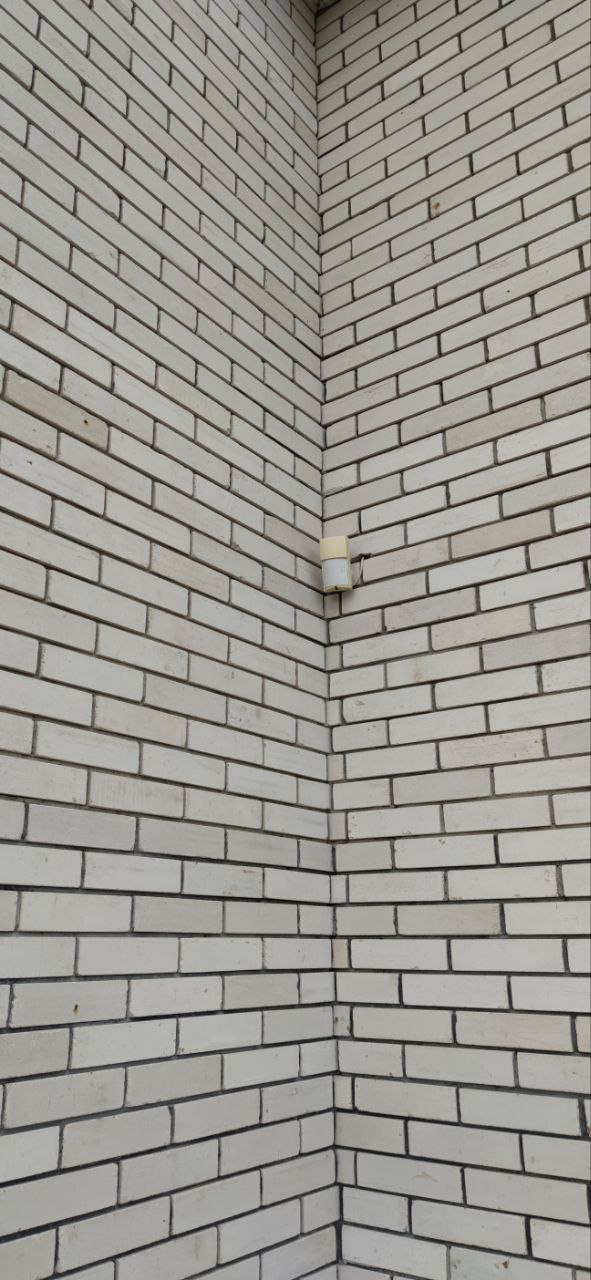
#> input picture Task-2/image/Bricks_2.jpg, 591 x 1280 px
$ jupyter execute 'test-2(2).ipynb'
#> lines starting #> are read from the running program, lines starting #| are printed output that depends on the picture; after the words box and inside, x2 and y2 are one past the last pixel; in counts of white or black regions, pixels touching at a corner belong together
[cell 1]
import cv2
import imutils
import numpy as np
import matplotlib.pyplot as plt

[cell 2]
image = cv2.imread("image/Bricks_2.jpg")
#> image is the input picture: shape (1280, 591, 3); mean B, G, R 146.3, 151.9, 154.5

[cell 3]
img_gray = cv2.cvtColor(image, cv2.COLOR_BGR2GRAY)
plt.imshow(img_gray)

[cell 4]
image_res ,image_thresh = cv2.threshold(img_gray,60,80,cv2.THRESH_BINARY)
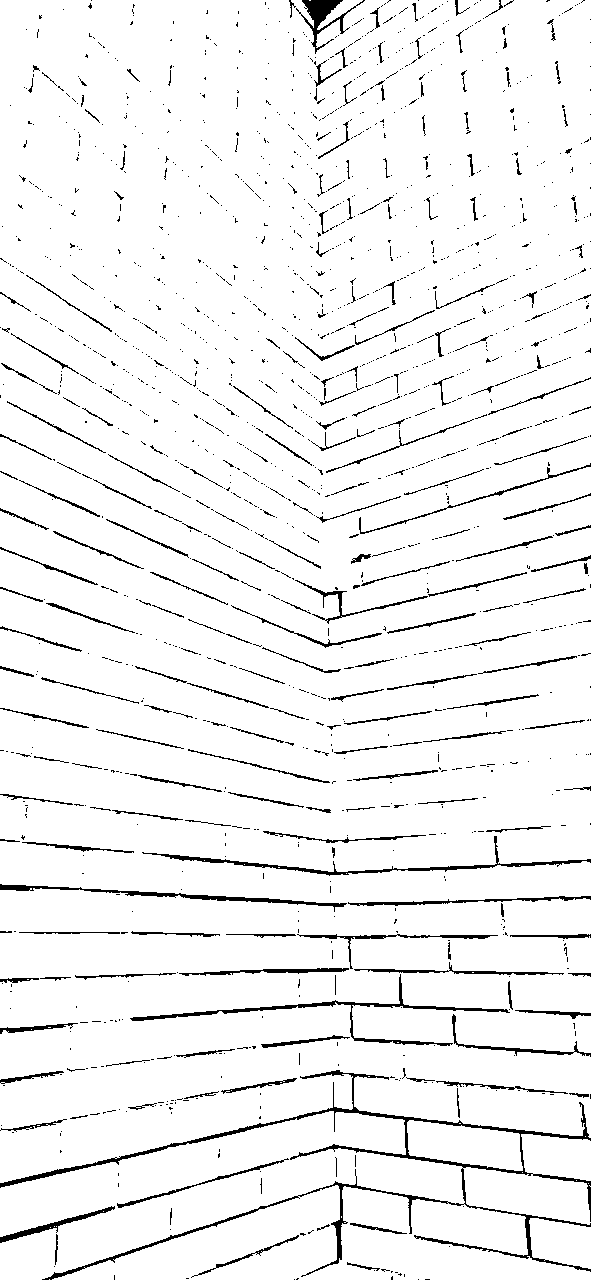
#> image_thresh: shape (1280, 591); values 0 (black) and 80 (white), 94.8% white; black in thin lines or dots

[cell 5]
plt.imshow(image_thresh)

[cell 6]
kernel = np.ones((3,3),np.uint8)

[cell 7]
opening = cv2.morphologyEx(image_thresh,cv2.MORPH_OPEN,kernel)
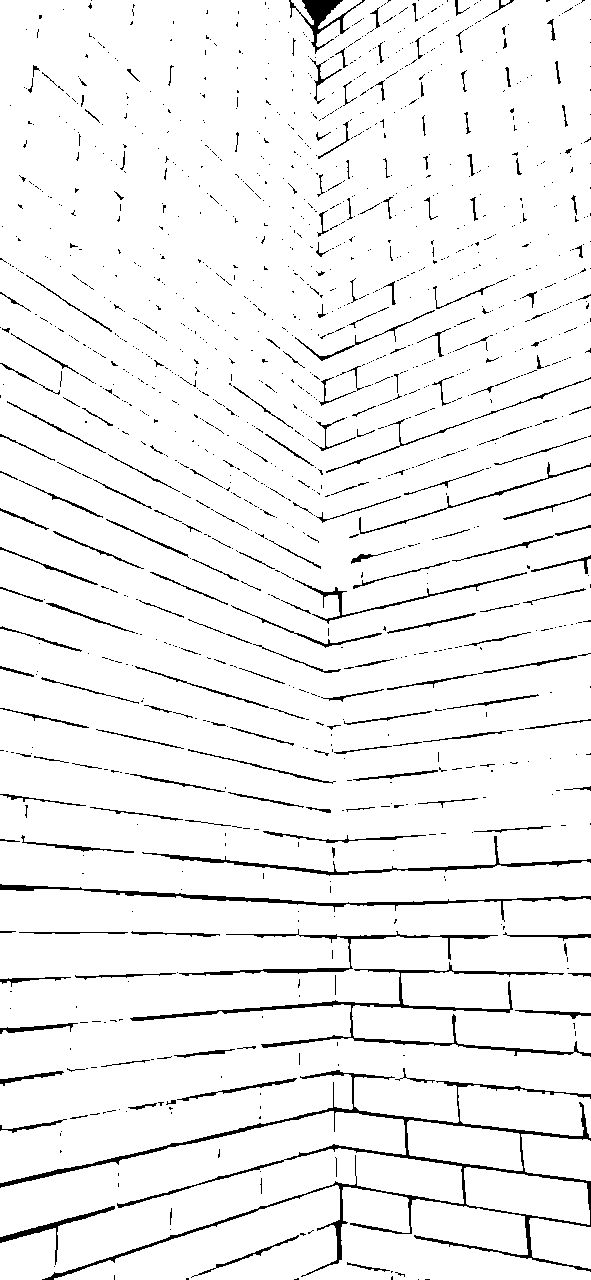
#> opening: shape (1280, 591); values 0 (black) and 80 (white), 94.7% white; black in thin lines or dots

[cell 8]
dist_transform = cv2.distanceTransform(opening,cv2.DIST_L2,5)
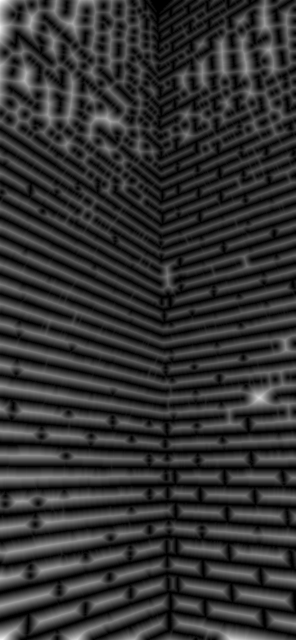
#> dist_transform: shape (1280, 591) float32 (shown at 1/2 size); min 0, max 38.79, mean 7.6; drawn with min black and max white
ret, last_image =  cv2.threshold(dist_transform, 0.3*dist_transform.max(),255,0)
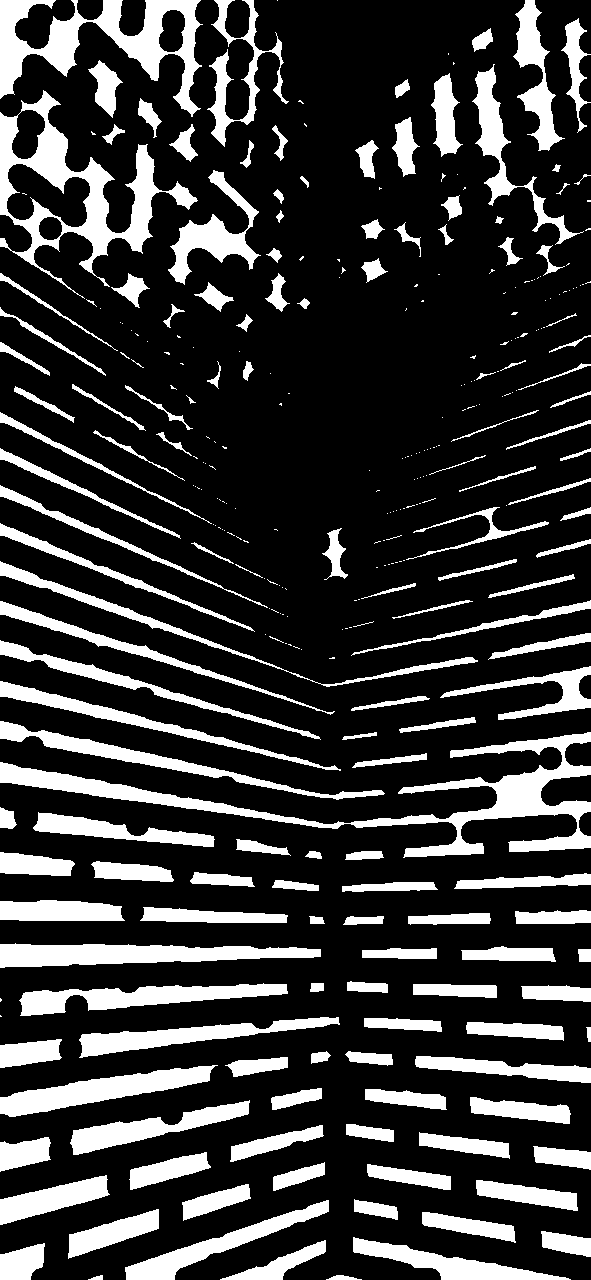
#> last_image: shape (1280, 591) float32; 21.8% white; 323 white regions (171 under 20 px), largest, box (x1, y1, x2, y2) and area: (0, 732, 591, 858) 12339, (0, 90, 198, 299) 9536, (0, 0, 203, 117) 8304
#> ret = 11.64
last_image = np.uint8(last_image)
#> last_image: shape (1280, 591); 21.8% white; 323 white regions (171 under 20 px)

[cell 9]
cnts = cv2.findContours(last_image.copy(), cv2.RETR_EXTERNAL,
	cv2.CHAIN_APPROX_SIMPLE)
#> cnts = 322 contours, 178 with area under 20; largest, box (x1, y1, x2, y2) and area: (0, 90, 198, 299) 13708, (0, 732, 591, 858) 11216, (0, 0, 203, 117) 8662, (0, 943, 321, 968) 4901, (0, 1065, 218, 1117) 4224
cnts = imutils.grab_contours(cnts)

[cell 10]
def display(img,count,cmap="gray"):
    f_image = cv2.imread("image/Bricks_2.jpg")
    f, axs = plt.subplots(1,2,figsize=(12,5))
    axs[0].imshow(f_image,cmap="gray")
    axs[1].imshow(img,cmap="gray")
    axs[1].set_title("Total count = {}".format(count))

for (i, c) in enumerate(cnts):
	((x, y), _) = cv2.minEnclosingCircle(c)
	cv2.putText(image, "#{}".format(i + 1), (int(x) - 45, int(y)+20),
		cv2.FONT_HERSHEY_SIMPLEX, 2, (255, 0, 0), 5)
	cv2.drawContours(image, [c], -1, (0, 255, 0), 2)
#> this loop made 322 passes
#> (x, y) on passes 1 to 3: (343.5, 1279), (95, 1277), (22, 1261)
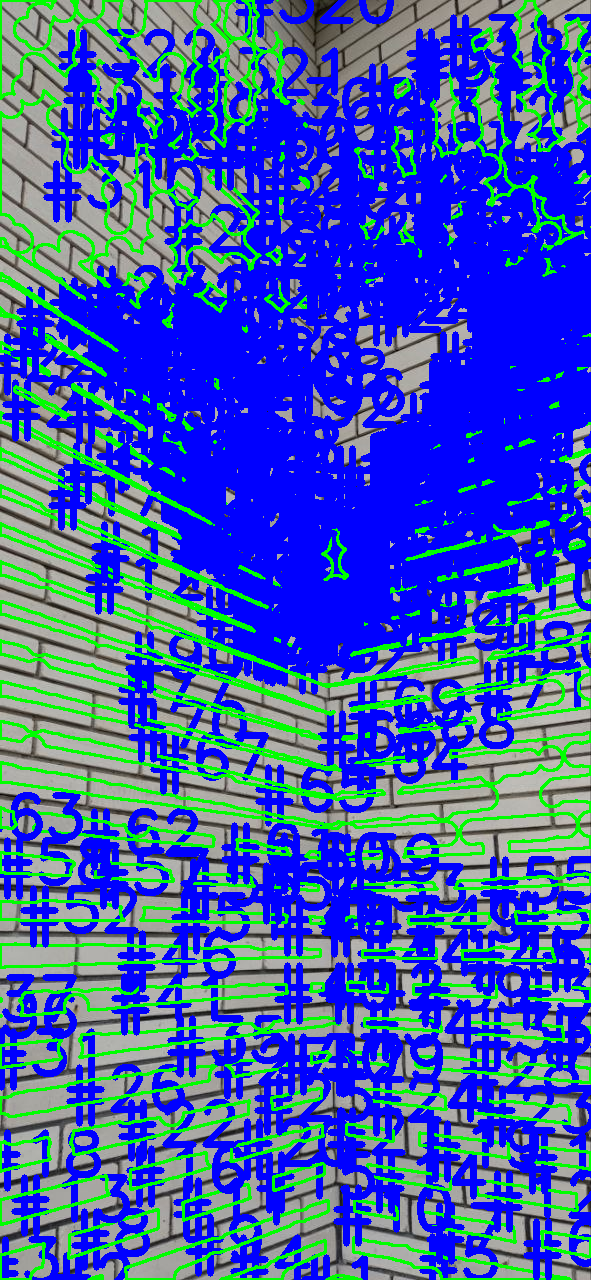
#> image: shape (1280, 591, 3); mean B, G, R 180.3, 90.2, 59.6

[cell 11]
display(image,len(cnts))

$ run again, with Task-2/image/Bricks_1.jpg copied over Task-2/image/Bricks_2.jpg
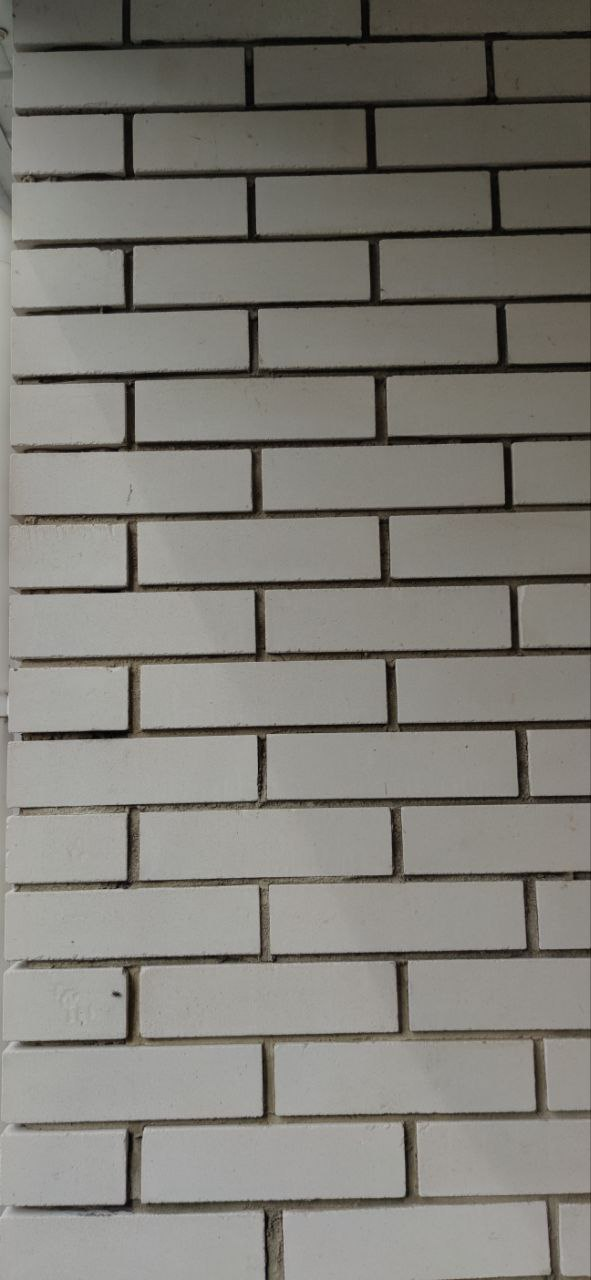
#> input picture Task-2/image/Bricks_1.jpg, 591 x 1280 px
#> image is the input picture: shape (1280, 591, 3); mean B, G, R 119, 125.4, 127.6
#> `image_res ,image_thresh = cv2.threshold(img_gray,60,80,cv2.THRESH_BINA..`:
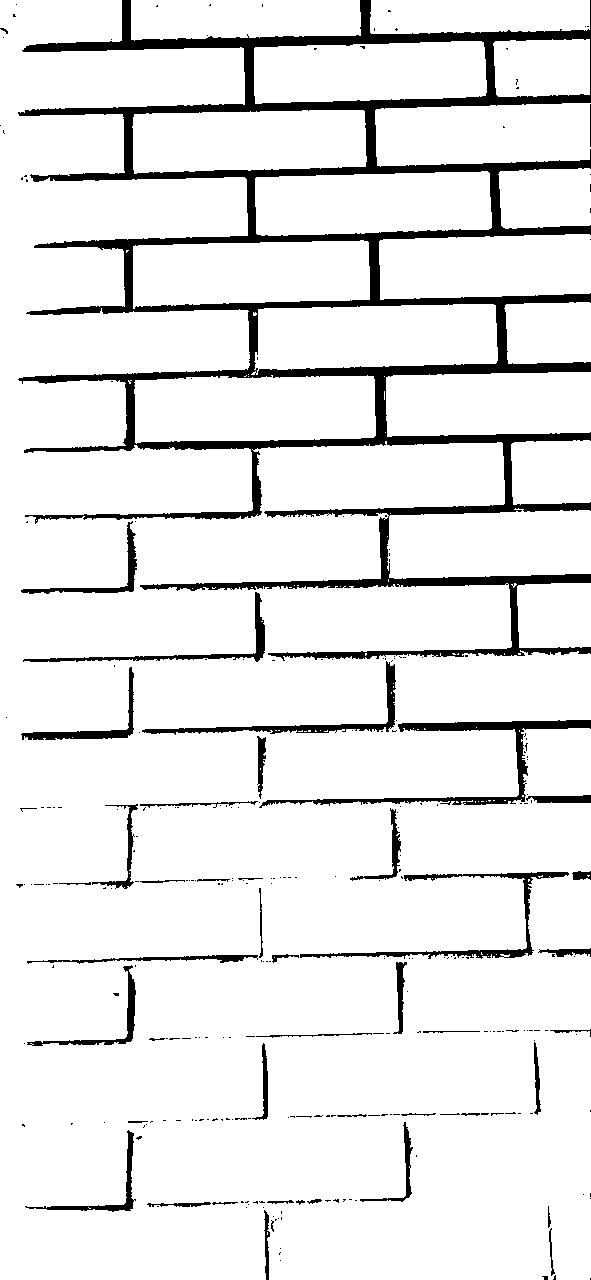
#> image_thresh: shape (1280, 591); values 0 (black) and 80 (white), 91.2% white; 281 black regions (233 under 20 px), largest, box (x1, y1, x2, y2) and area: (18, 0, 591, 661) 47023, (259, 720, 591, 808) 3200, (300, 872, 569, 959) 1999
#> opening: shape (1280, 591); values 0 (black) and 80 (white), 91% white; 118 black regions (84 under 20 px), largest, box (x1, y1, x2, y2) and area: (18, 0, 591, 662) 50214, (259, 720, 591, 808) 3912, (261, 872, 569, 963) 2337
#> ret = 27.38
#> cnts = 56 contours, 3 with area under 20; largest, box (x1, y1, x2, y2) and area: (300, 1124, 591, 1280) 20822, (0, 1219, 239, 1280) 10516, (0, 1057, 236, 1110) 6226, (158, 1143, 379, 1177) 5960, (294, 1058, 508, 1089) 5394
#> the loop `for (i, c) in enumerate(cnts):` made 56 passes
#> (x, y) on passes 1 to 8: (582.1, 1237.9), (119, 1249), (267.8, 1161.6), (47.94, 1167.5), (445, 1209), (575, 1077.7), (400.5, 1074), (116.9, 1082)
#> after the loop `for (i, c) in enumerate(cnts):`:
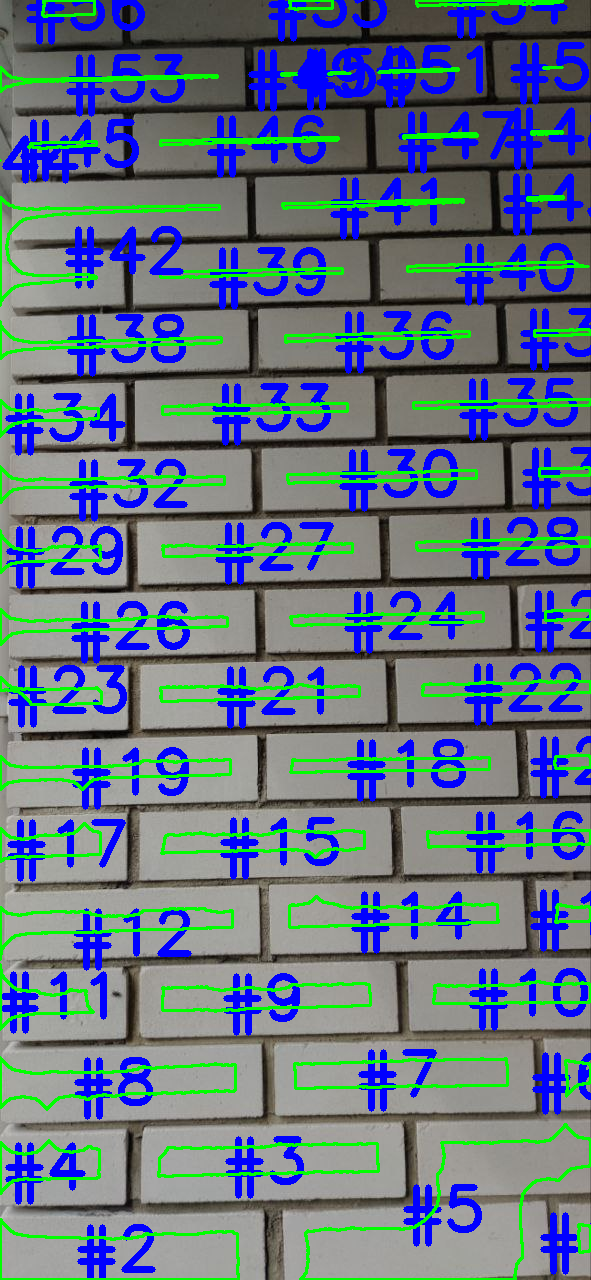
#> image: shape (1280, 591, 3); mean B, G, R 129.1, 115, 98.7

$ run again, with Task-2/image/Bricks_3.jpg copied over Task-2/image/Bricks_2.jpg
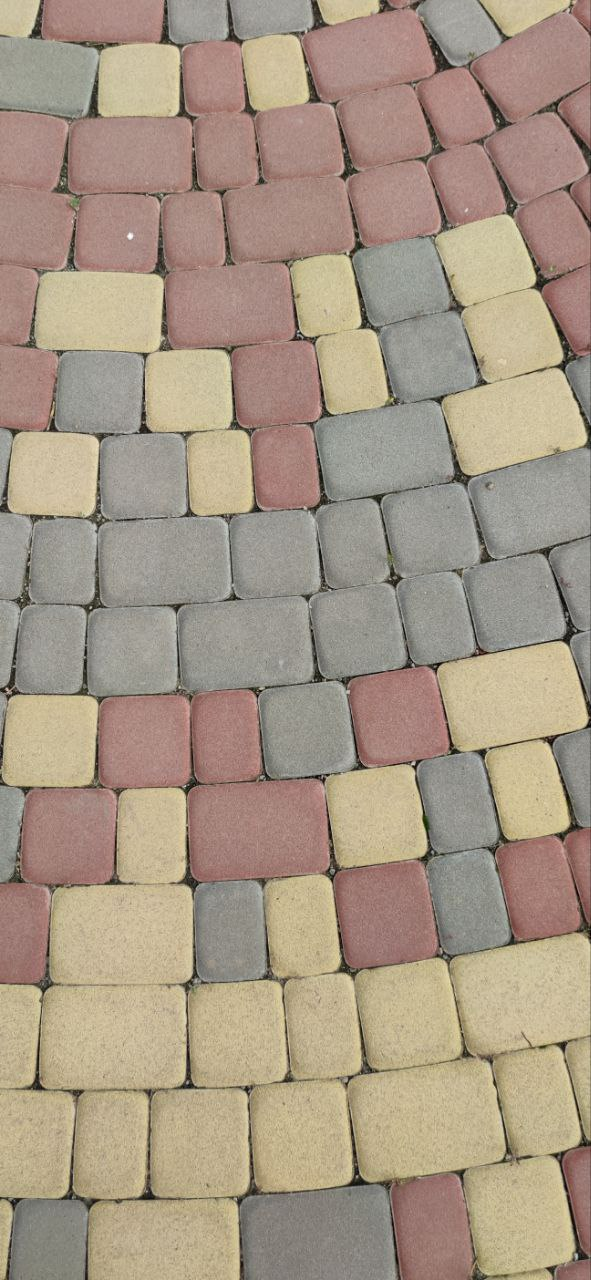
#> input picture Task-2/image/Bricks_3.jpg, 591 x 1280 px
#> image is the input picture: shape (1280, 591, 3); mean B, G, R 133.2, 151.4, 167.2
#> `image_res ,image_thresh = cv2.threshold(img_gray,60,80,cv2.THRESH_BINA..`:
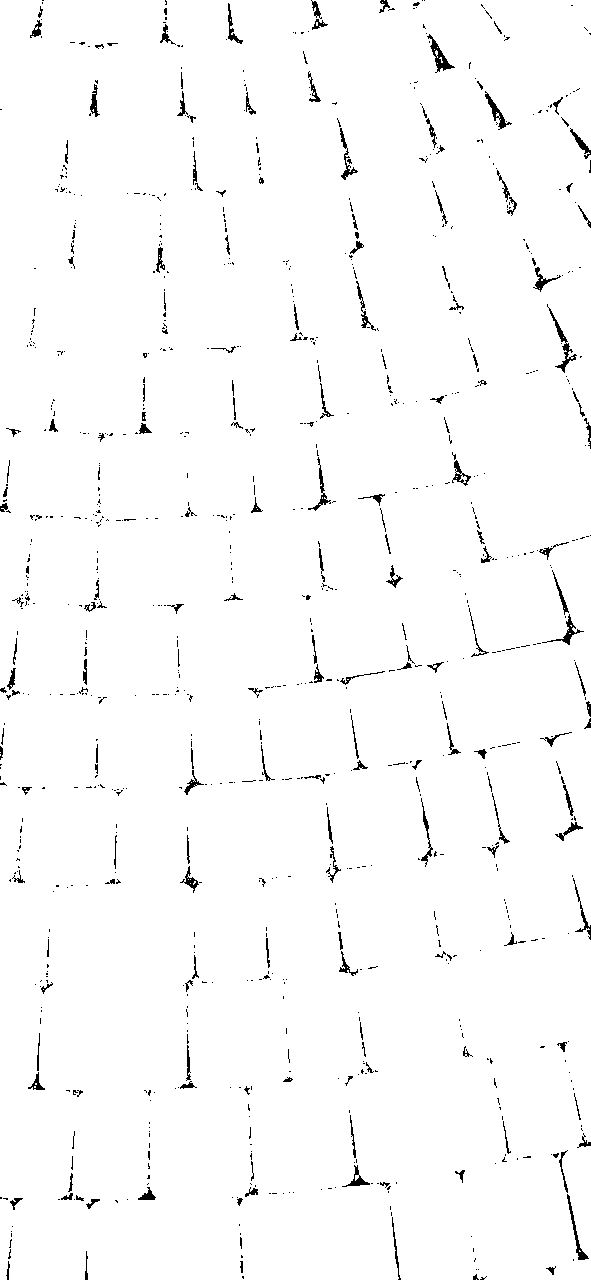
#> image_thresh: shape (1280, 591); values 0 (black) and 80 (white), 98% white; black in thin lines or dots
#> opening: shape (1280, 591); values 0 (black) and 80 (white), 97.8% white; 612 black regions (436 under 20 px), largest, box (x1, y1, x2, y2) and area: (551, 1150, 589, 1260) 364, (547, 304, 577, 373) 360, (426, 33, 455, 73) 338
#> ret = 23.33
#> cnts = 62 contours, 7 with area under 20; largest, box (x1, y1, x2, y2) and area: (348, 787, 591, 1280) 36346, (62, 715, 181, 1178) 23620, (183, 0, 339, 422) 15606, (327, 0, 453, 379) 13407, (0, 0, 76, 409) 11614
#> the loop `for (i, c) in enumerate(cnts):` made 62 passes
#> (x, y) on passes 1 to 8: (47.78, 1247.9), (317.5, 1248), (588.5, 1177), (167, 1194), (299.3, 1126.7), (590, 1054.5), (236.6, 1036.6), (20, 1043)
#> after the loop `for (i, c) in enumerate(cnts):`:
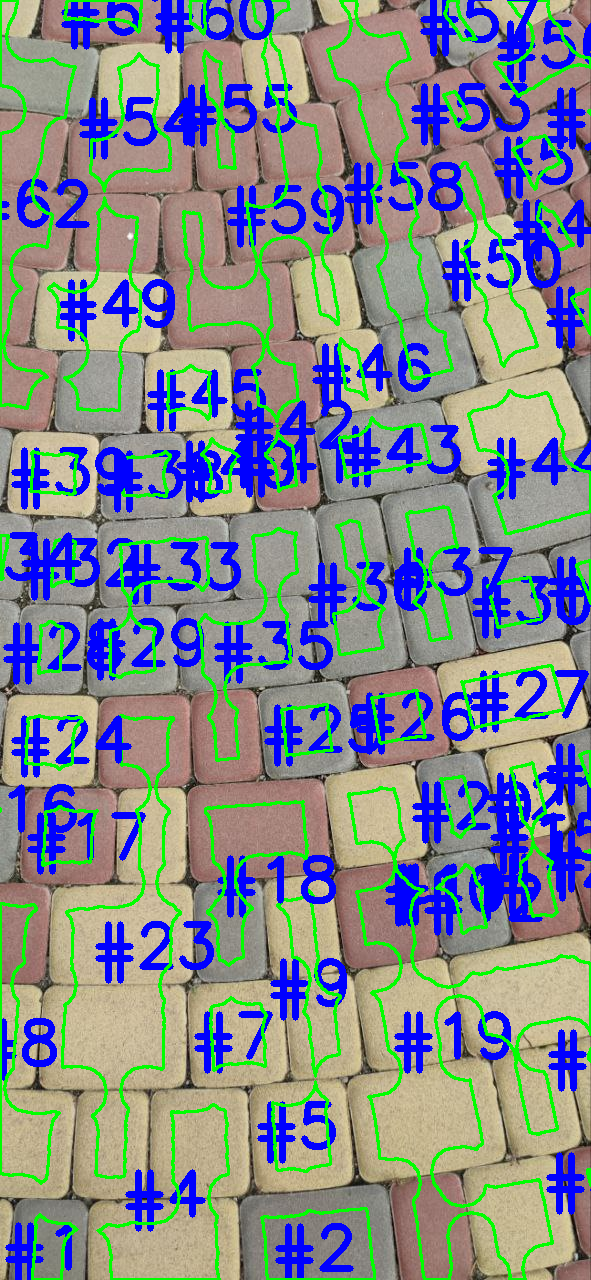
#> image: shape (1280, 591, 3); mean B, G, R 140.6, 136.3, 127.4
